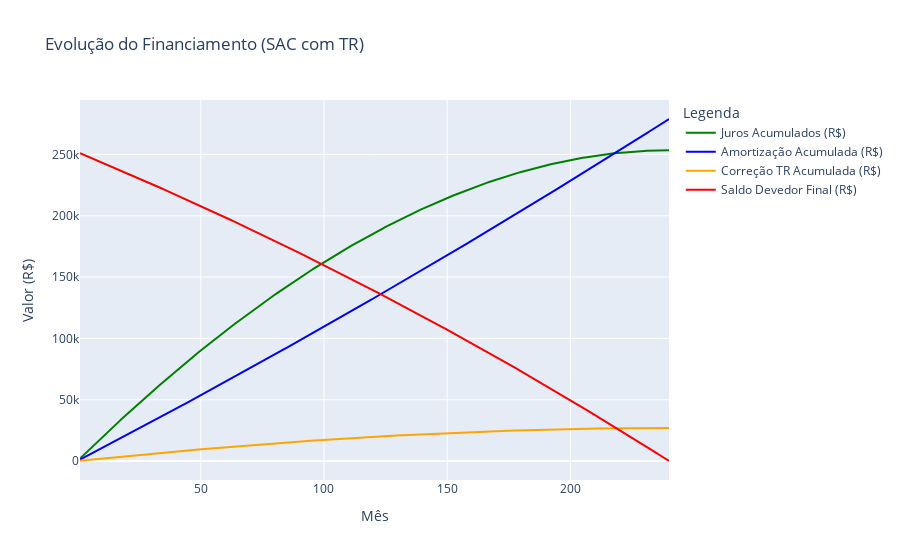

The notebook cell saved with this chart:
### Markdown cell above
### 2)
- FINANCIAMENTO DE IMÓVEL VIA TABELA SAC COM A ENTRADA MÍNIMA EXIGIDA PELA INSTITUIÇÃO.
- ANALISAR O TOTAL DE JUROS PAGOS
- ANALISAR O PROPORCIONAL DE QUANTAS VEZES SE PAGA SOBRE O VALOR A VISTA
- COMPROVAR A FONTE DOS DADOS NO RELATÓRIO

##### Premissas:
- Apartamento de 60 metros quadrados, centro do rio
- Banco  de financiamento: Santander
- Juros: 9,10% anual
- CET: 9,77% anual
- TR: 1% anual
- Entrada: 20%
- Periodo: 240 meses

Fonte casa: https://www.quintoandar.com.br/imovel/893665808/comprar/apartamento-2-quartos-centro-rio-de-janeiro?from_route=%22search_results%22&house_tags=buyRented&house_tags=visualized&search_id=%22d4746a94-fb59-4f3f-b1e3-a10bc0e9e74a%22&search_rank=%7B%22sortMode%22%3A%22relevance%22%2C%22searchMode%22%3A%22list%22%2C%22resultsOrigin%22%3A%22search%22%2C%22personalization%22%3Atrue%7D

Fonte financiamento: https://www.financiamento.com.br/simulador/index.php#

### Code cell
simulador_casa(cet_anual=0.0977, t=240, valor_total_bem=315000, entrada_percentual=0.2,taxa_tr_anual=0.01)

### Figure 1 — Plotly figure (JSON) as saved in the notebook; plotly's stock layout.template omitted (floating-point values rounded to 4 significant figures; data arrays with more than 128 entries replaced by an {"elided": "..."} marker saying what was removed)
{"data": [{"hovertemplate": "Legenda=Juros Acumulados (R$)<br>Mês=%{x}<br>Valor (R$)=%{y}<extra></extra>", "legendgroup": "Juros Acumulados (R$)", "line": {"color": "green", "dash": "solid"}, "marker": {"symbol": "circle"}, "mode": "lines", "name": "Juros Acumulados (R$)", "orientation": "v", "showlegend": true, "type": "scatter", "x": {"elided": "240 int values"}, "xaxis": "x", "y": {"elided": "240 float values"}, "yaxis": "y"}, {"hovertemplate": "Legenda=Amortização Acumulada (R$)<br>Mês=%{x}<br>Valor (R$)=%{y}<extra></extra>", "legendgroup": "Amortização Acumulada (R$)", "line": {"color": "blue", "dash": "solid"}, "marker": {"symbol": "circle"}, "mode": "lines", "name": "Amortização Acumulada (R$)", "orientation": "v", "showlegend": true, "type": "scatter", "x": {"elided": "240 int values"}, "xaxis": "x", "y": {"elided": "240 float values"}, "yaxis": "y"}, {"hovertemplate": "Legenda=Correção TR Acumulada (R$)<br>Mês=%{x}<br>Valor (R$)=%{y}<extra></extra>", "legendgroup": "Correção TR Acumulada (R$)", "line": {"color": "orange", "dash": "solid"}, "marker": {"symbol": "circle"}, "mode": "lines", "name": "Correção TR Acumulada (R$)", "orientation": "v", "showlegend": true, "type": "scatter", "x": {"elided": "240 int values"}, "xaxis": "x", "y": {"elided": "240 float values"}, "yaxis": "y"}, {"hovertemplate": "Legenda=Saldo Devedor Final (R$)<br>Mês=%{x}<br>Valor (R$)=%{y}<extra></extra>", "legendgroup": "Saldo Devedor Final (R$)", "line": {"color": "red", "dash": "solid"}, "marker": {"symbol": "circle"}, "mode": "lines", "name": "Saldo Devedor Final (R$)", "orientation": "v", "showlegend": true, "type": "scatter", "x": {"elided": "240 int values"}, "xaxis": "x", "y": {"elided": "240 float values"}, "yaxis": "y"}], "layout": {"legend": {"title": {"text": "Legenda"}, "tracegroupgap": 0}, "title": {"text": "Evolução do Financiamento (SAC com TR)"}, "xaxis": {"anchor": "y", "domain": [0, 1], "title": {"text": "Mês"}}, "yaxis": {"anchor": "x", "domain": [0, 1], "title": {"text": "Valor (R$)"}}}}
